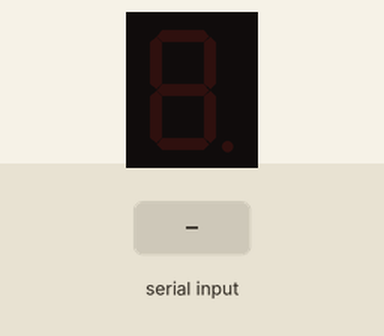
Recording of a sketch running on a simulated Arduino Uno, built with avr-gcc and run on an emulated ATmega328P. Parts: 1-digit seven-segment display. Wiring (inferred from the names in the program): 1-digit 7-segment display, segments lit when HIGH: segments pin 11, pin 10, pin 7, pin 8, pin 9, pin 12, pin 13. The inputs (shaded band) are chosen by the test bench. The segment pins are drawn as the display they are named for; what the sketch prints to the serial monitor is not drawn.

Above: at 1.2 s.
1.3 s: "90,45\n" received over Serial
At 2.5 s:
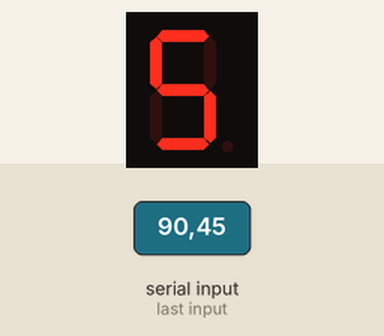
2.8 s: "30,150\n" received over Serial
At 3.9 s:
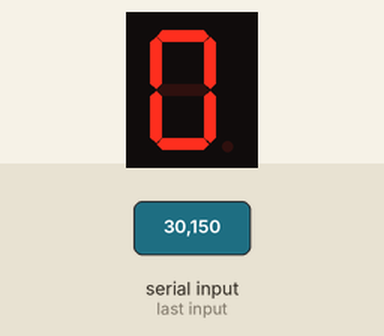
4.3 s: "200\n" received over Serial
5.8 s: "5\n" received over Serial
At 7.0 s:
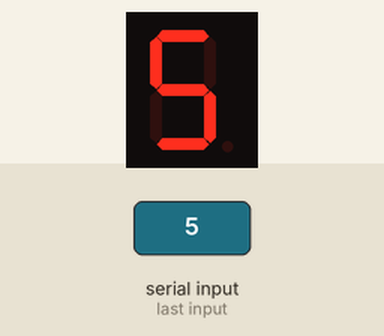
7.3 s: "90\n" received over Serial
At 8.4 s:
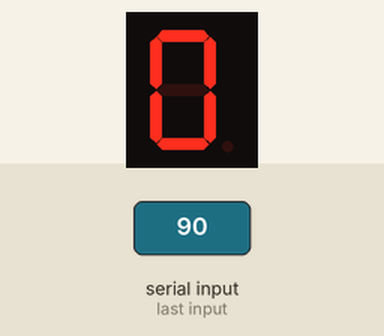
Timing chart, 0 to 9.8 s (numbered marks = the images above; inputs shaded):
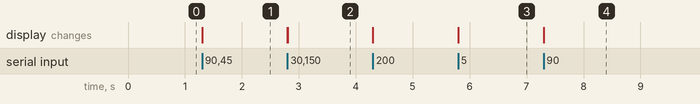

The sketch:

seven_segment_check_with_serial.ino
```cpp
//                  a,b, c,d,e,f, g
int segmentPins[] = {11,10,7,8,9,12,13};

byte digits[10][8] ={
  //  a  b  c  d  e  f  g  .
  { 1, 1, 1, 1, 1, 1, 0, 0}, // 0
  { 0, 1, 1, 0, 0, 0, 0, 0}, // 1
  { 1, 1, 0, 1, 1, 0, 1, 0}, // 2
  { 1, 1, 1, 1, 0, 0, 1, 0}, // 3
  { 0, 1, 1, 0, 0, 1, 1, 0}, // 4
  { 1, 0, 1, 1, 0, 1, 1, 0}, // 5
  { 1, 0, 1, 1, 1, 1, 1, 0}, // 6
  { 1, 1, 1, 0, 0, 0, 0, 0}, // 7
  { 1, 1, 1, 1, 1, 1, 1, 0}, // 8
  { 1, 1, 1, 1, 0, 1, 1, 0} //  9
  };

void setup() {
  // put your setup code here, to run once:

  for(int i =0 ; i < 8; i++){
     pinMode(segmentPins[i],OUTPUT);
     digitalWrite(segmentPins[i],LOW);
    }

    Serial.begin(9600);
    Serial.println("Enter the Number from 0 to 9");
}

void loop() {
  // put your main code here, to run repeatedly:
  if(Serial.available()){
    char ch = Serial.read();
      if(ch >= '0' && ch <= '9'){
        int number = ch - '0';
        updateDisplay(number);
        }
    }
}


 void updateDisplay(int value){
     setSegment(value);
  }

 void setSegment(int value){
  for(int i=0; i< 8;i++){
     digitalWrite(segmentPins[i], digits[value][i]);
    }
  }
```

Measured:
- after the input at 1.3 s, the display: first changes at once (image 1 shows a later state)
- after the input at 2.8 s, the display: first changes at once (image 2 shows a later state)
- after the input at 5.8 s, the display: changes at once (image 3)
- after the input at 7.3 s, the display: first changes at once (image 4 shows a later state)
